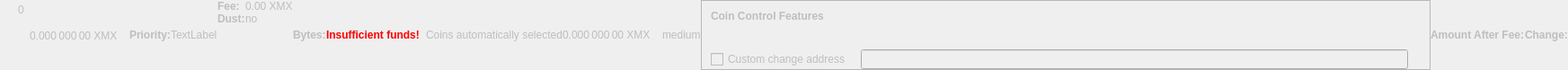
    <widget class="QWidget" name="dummyHideWidget" native="true">
     <property name="enabled">
      <bool>false</bool>
     </property>
     <property name="maximumSize">
      <size>
       <width>100</width>
       <height>22</height>
      </size>
     </property>
     <layout class="QHBoxLayout" name="dummyHideLayout">
      <property name="spacing">
       <number>0</number>
      </property>
      <property name="leftMargin">
       <number>0</number>
      </property>
      <property name="topMargin">
       <number>0</number>
      </property>
      <property name="rightMargin">
       <number>0</number>
      </property>
      <property name="bottomMargin">
       <number>0</number>
      </property>
      <item>
       <layout class="QFormLayout" name="formLayoutCoinControl1">
        <property name="horizontalSpacing">
         <number>10</number>
        </property>
        <property name="verticalSpacing">
         <number>14</number>
        </property>
        <property name="leftMargin">
         <number>10</number>
        </property>
        <property name="topMargin">
         <number>4</number>
        </property>
        <property name="rightMargin">
         <number>6</number>
        </property>
        <item row="0" column="1">
         <widget class="QLabel" name="labelCoinControlBytes">
          <property name="cursor">
           <cursorShape>IBeamCursor</cursorShape>
          </property>
          <property name="contextMenuPolicy">
           <enum>Qt::ActionsContextMenu</enum>
          </property>
          <property name="text">
           <string notr="true">0</string>
          </property>
          <property name="textInteractionFlags">
           <set>Qt::LinksAccessibleByMouse|Qt::TextSelectableByKeyboard|Qt::TextSelectableByMouse</set>
          </property>
         </widget>
        </item>
       </layout>
      </item>
      <item>
       <widget class="QLabel" name="labelCoinControlAfterFee">
        <property name="enabled">
         <bool>false</bool>
        </property>
        <property name="sizePolicy">
         <sizepolicy hsizetype="Fixed" vsizetype="Fixed">
          <horstretch>0</horstretch>
          <verstretch>0</verstretch>
         </sizepolicy>
        </property>
        <property name="minimumSize">
         <size>
          <width>111</width>
          <height>12</height>
         </size>
        </property>
        <property name="maximumSize">
         <size>
          <width>111</width>
          <height>12</height>
         </size>
        </property>
        <property name="cursor">
         <cursorShape>IBeamCursor</cursorShape>
        </property>
        <property name="contextMenuPolicy">
         <enum>Qt::ActionsContextMenu</enum>
        </property>
        <property name="text">
         <string notr="true">0.000 000 00 XMX</string>
        </property>
        <property name="textInteractionFlags">
         <set>Qt::LinksAccessibleByMouse|Qt::TextSelectableByKeyboard|Qt::TextSelectableByMouse</set>
        </property>
       </widget>
      </item>
      <item>
       <widget class="QLabel" name="labelCoinControlPriorityText">
        <property name="enabled">
         <bool>false</bool>
        </property>
        <property name="font">
         <font>
          <weight>75</weight>
          <bold>true</bold>
         </font>
        </property>
        <property name="text">
         <string>Priority:</string>
        </property>
       </widget>
      </item>
      <item>
       <layout class="QHBoxLayout" name="horizontalLayout">
        <item>
         <widget class="QLabel" name="WarningLabel">
          <property name="text">
           <string>TextLabel</string>
          </property>
         </widget>
        </item>
       </layout>
      </item>
      <item>
       <layout class="QFormLayout" name="formLayoutCoinControl3">
        <property name="horizontalSpacing">
         <number>0</number>
        </property>
        <property name="verticalSpacing">
         <number>0</number>
        </property>
        <property name="leftMargin">
         <number>0</number>
        </property>
        <property name="topMargin">
         <number>0</number>
        </property>
        <property name="rightMargin">
         <number>0</number>
        </property>
        <item row="0" column="0">
         <widget class="QLabel" name="labelCoinControlFeeText">
          <property name="enabled">
           <bool>false</bool>
          </property>
          <property name="font">
           <font>
            <weight>75</weight>
            <bold>true</bold>
           </font>
          </property>
          <property name="text">
           <string>Fee:</string>
          </property>
          <property name="margin">
           <number>0</number>
          </property>
         </widget>
        </item>
        <item row="0" column="1">
         <widget class="QLabel" name="labelCoinControlFee">
          <property name="enabled">
           <bool>false</bool>
          </property>
          <property name="cursor">
           <cursorShape>IBeamCursor</cursorShape>
          </property>
          <property name="contextMenuPolicy">
           <enum>Qt::ActionsContextMenu</enum>
          </property>
          <property name="text">
           <string notr="true">0.00 XMX</string>
          </property>
          <property name="textInteractionFlags">
           <set>Qt::LinksAccessibleByMouse|Qt::TextSelectableByKeyboard|Qt::TextSelectableByMouse</set>
          </property>
         </widget>
        </item>
        <item row="1" column="0">
         <widget class="QLabel" name="labelCoinControlLowOutputText">
          <property name="enabled">
           <bool>false</bool>
          </property>
          <property name="font">
           <font>
            <weight>75</weight>
            <bold>true</bold>
           </font>
          </property>
          <property name="text">
           <string>Dust:</string>
          </property>
         </widget>
        </item>
        <item row="1" column="1">
         <widget class="QLabel" name="labelCoinControlLowOutput">
          <property name="enabled">
           <bool>false</bool>
          </property>
          <property name="cursor">
           <cursorShape>IBeamCursor</cursorShape>
          </property>
          <property name="contextMenuPolicy">
           <enum>Qt::ActionsContextMenu</enum>
          </property>
          <property name="text">
           <string>no</string>
          </property>
          <property name="textInteractionFlags">
           <set>Qt::LinksAccessibleByMouse|Qt::TextSelectableByKeyboard|Qt::TextSelectableByMouse</set>
          </property>
         </widget>
        </item>
       </layout>
      </item>
      <item>
       <widget class="QLabel" name="labelCoinControlBytesText">
        <property name="enabled">
         <bool>false</bool>
        </property>
        <property name="font">
         <font>
          <weight>75</weight>
          <bold>true</bold>
         </font>
        </property>
        <property name="text">
         <string>Bytes:</string>
        </property>
       </widget>
      </item>
      <item>
       <layout class="QFormLayout" name="formLayoutCoinControl2">
        <property name="horizontalSpacing">
         <number>0</number>
        </property>
        <property name="verticalSpacing">
         <number>0</number>
        </property>
        <property name="leftMargin">
         <number>0</number>
        </property>
        <property name="topMargin">
         <number>0</number>
        </property>
        <property name="rightMargin">
         <number>0</number>
        </property>
       </layout>
      </item>
      <item>
       <layout class="QHBoxLayout" name="horizontalLayoutCoinControl2">
        <property name="spacing">
         <number>0</number>
        </property>
        <property name="bottomMargin">
         <number>0</number>
        </property>
       </layout>
      </item>
      <item>
       <widget class="QLabel" name="labelCoinControlInsuffFunds">
        <property name="enabled">
         <bool>false</bool>
        </property>
        <property name="minimumSize">
         <size>
          <width>0</width>
          <height>0</height>
         </size>
        </property>
        <property name="font">
         <font>
          <weight>75</weight>
          <bold>true</bold>
         </font>
        </property>
        <property name="styleSheet">
         <string notr="true">color:red;font-weight:bold;</string>
        </property>
        <property name="text">
         <string>Insufficient funds!</string>
        </property>
        <property name="margin">
         <number>5</number>
        </property>
       </widget>
      </item>
      <item>
       <layout class="QFormLayout" name="formLayoutCoinControl4">
        <property name="horizontalSpacing">
         <number>0</number>
        </property>
        <property name="verticalSpacing">
         <number>0</number>
        </property>
        <property name="leftMargin">
         <number>0</number>
        </property>
        <property name="topMargin">
         <number>0</number>
        </property>
        <property name="rightMargin">
         <number>0</number>
        </property>
       </layout>
      </item>
      <item>
       <widget class="QLabel" name="labelCoinControlChangeLabel">
        <property name="enabled">
         <bool>false</bool>
        </property>
        <property name="sizePolicy">
         <sizepolicy hsizetype="Preferred" vsizetype="Expanding">
          <horstretch>0</horstretch>
          <verstretch>0</verstretch>
         </sizepolicy>
        </property>
        <property name="minimumSize">
         <size>
          <width>0</width>
          <height>0</height>
         </size>
        </property>
        <property name="text">
         <string/>
        </property>
        <property name="margin">
         <number>3</number>
        </property>
       </widget>
      </item>
      <item>
       <widget class="QLabel" name="labelCoinControlAutomaticallySelected">
        <property name="enabled">
         <bool>false</bool>
        </property>
        <property name="sizePolicy">
         <sizepolicy hsizetype="Fixed" vsizetype="Fixed">
          <horstretch>0</horstretch>
          <verstretch>0</verstretch>
         </sizepolicy>
        </property>
        <property name="minimumSize">
         <size>
          <width>0</width>
          <height>0</height>
         </size>
        </property>
        <property name="maximumSize">
         <size>
          <width>240</width>
          <height>16777215</height>
         </size>
        </property>
        <property name="text">
         <string>Coins automatically selected</string>
        </property>
        <property name="margin">
         <number>5</number>
        </property>
       </widget>
      </item>
      <item>
       <widget class="QLabel" name="labelCoinControlChange">
        <property name="enabled">
         <bool>false</bool>
        </property>
        <property name="sizePolicy">
         <sizepolicy hsizetype="Fixed" vsizetype="Fixed">
          <horstretch>0</horstretch>
          <verstretch>0</verstretch>
         </sizepolicy>
        </property>
        <property name="minimumSize">
         <size>
          <width>111</width>
          <height>0</height>
         </size>
        </property>
        <property name="maximumSize">
         <size>
          <width>111</width>
          <height>16777215</height>
         </size>
        </property>
        <property name="cursor">
         <cursorShape>IBeamCursor</cursorShape>
        </property>
        <property name="contextMenuPolicy">
         <enum>Qt::ActionsContextMenu</enum>
        </property>
        <property name="text">
         <string notr="true">0.000 000 00 XMX</string>
        </property>
        <property name="textInteractionFlags">
         <set>Qt::LinksAccessibleByMouse|Qt::TextSelectableByKeyboard|Qt::TextSelectableByMouse</set>
        </property>
       </widget>
      </item>
      <item>
       <widget class="QLabel" name="labelCoinControlPriority">
        <property name="enabled">
         <bool>false</bool>
        </property>
        <property name="cursor">
         <cursorShape>IBeamCursor</cursorShape>
        </property>
        <property name="contextMenuPolicy">
         <enum>Qt::ActionsContextMenu</enum>
        </property>
        <property name="text">
         <string>medium</string>
        </property>
        <property name="textInteractionFlags">
         <set>Qt::LinksAccessibleByMouse|Qt::TextSelectableByKeyboard|Qt::TextSelectableByMouse</set>
        </property>
       </widget>
      </item>
      <item>
       <widget class="QFrame" name="frameCoinControl">
        <property name="sizePolicy">
         <sizepolicy hsizetype="Expanding" vsizetype="Expanding">
          <horstretch>0</horstretch>
          <verstretch>0</verstretch>
         </sizepolicy>
        </property>
        <property name="maximumSize">
         <size>
          <width>16777215</width>
          <height>16777215</height>
         </size>
        </property>
        <property name="frameShape">
         <enum>QFrame::StyledPanel</enum>
        </property>
        <property name="frameShadow">
         <enum>QFrame::Sunken</enum>
        </property>
        <layout class="QVBoxLayout" name="verticalLayoutCoinControl2_2">
         <property name="spacing">
          <number>0</number>
         </property>
         <property name="leftMargin">
          <number>0</number>
         </property>
         <property name="topMargin">
          <number>0</number>
         </property>
         <property name="rightMargin">
          <number>0</number>
         </property>
         <property name="bottomMargin">
          <number>0</number>
         </property>
         <item>
          <layout class="QVBoxLayout" name="verticalLayoutCoinControl" stretch="0,0,0,1">
           <property name="spacing">
            <number>0</number>
           </property>
           <property name="leftMargin">
            <number>10</number>
           </property>
           <property name="topMargin">
            <number>10</number>
           </property>
           <item>
            <layout class="QHBoxLayout" name="horizontalLayoutCoinControl1">
             <property name="bottomMargin">
              <number>15</number>
             </property>
             <item>
              <widget class="QLabel" name="labelCoinControlFeatures">
               <property name="enabled">
                <bool>false</bool>
               </property>
               <property name="sizePolicy">
                <sizepolicy hsizetype="Preferred" vsizetype="Maximum">
                 <horstretch>0</horstretch>
                 <verstretch>0</verstretch>
                </sizepolicy>
               </property>
               <property name="font">
                <font>
                 <weight>75</weight>
                 <bold>true</bold>
                </font>
               </property>
               <property name="styleSheet">
                <string notr="true">font-weight:bold;</string>
               </property>
               <property name="text">
                <string>Coin Control Features</string>
               </property>
              </widget>
             </item>
            </layout>
           </item>
           <item>
            <widget class="QWidget" name="widgetCoinControl" native="true">
             <property name="sizePolicy">
              <sizepolicy hsizetype="Preferred" vsizetype="Preferred">
               <horstretch>0</horstretch>
               <verstretch>0</verstretch>
              </sizepolicy>
             </property>
             <property name="minimumSize">
              <size>
               <width>0</width>
               <height>0</height>
              </size>
             </property>
             <property name="styleSheet">
              <string notr="true"/>
             </property>
             <layout class="QHBoxLayout" name="horizontalLayoutCoinControl5_2">
              <property name="leftMargin">
               <number>0</number>
              </property>
              <property name="topMargin">
               <number>0</number>
              </property>
              <property name="rightMargin">
               <number>0</number>
              </property>
              <property name="bottomMargin">
               <number>0</number>
              </property>
              <item>
               <layout class="QHBoxLayout" name="horizontalLayoutCoinControl3">
                <property name="spacing">
                 <number>20</number>
                </property>
                <property name="topMargin">
                 <number>0</number>
                </property>
                <property name="bottomMargin">
                 <number>10</number>
                </property>
               </layout>
              </item>
             </layout>
            </widget>
           </item>
           <item>
            <layout class="QHBoxLayout" name="horizontalLayoutCoinControl4" stretch="0,0,0">
             <property name="spacing">
              <number>12</number>
             </property>
             <property name="sizeConstraint">
              <enum>QLayout::SetDefaultConstraint</enum>
             </property>
             <property name="topMargin">
              <number>5</number>
             </property>
             <property name="rightMargin">
              <number>5</number>
             </property>
             <item>
              <widget class="QCheckBox" name="checkBoxCoinControlChange">
               <property name="enabled">
                <bool>false</bool>
               </property>
               <property name="toolTip">
                <string>If this is activated, but the change address is empty or invalid, change will be sent to a newly generated address.</string>
               </property>
               <property name="text">
                <string>Custom change address</string>
               </property>
              </widget>
             </item>
             <item>
              <widget class="QValidatedLineEdit" name="lineEditCoinControlChange">
               <property name="enabled">
                <bool>false</bool>
               </property>
               <property name="sizePolicy">
                <sizepolicy hsizetype="Expanding" vsizetype="Fixed">
                 <horstretch>0</horstretch>
                 <verstretch>0</verstretch>
                </sizepolicy>
               </property>
              </widget>
             </item>
             <item>
              <widget class="QLabel" name="labelCoinControlChangeLabel_2">
               <property name="sizePolicy">
                <sizepolicy hsizetype="Preferred" vsizetype="Expanding">
                 <horstretch>0</horstretch>
                 <verstretch>0</verstretch>
                </sizepolicy>
               </property>
               <property name="minimumSize">
                <size>
                 <width>0</width>
                 <height>0</height>
                </size>
               </property>
               <property name="text">
                <string/>
               </property>
               <property name="margin">
                <number>3</number>
               </property>
              </widget>
             </item>
            </layout>
           </item>
           <item>
            <spacer name="verticalSpacerCoinControl">
             <property name="orientation">
              <enum>Qt::Vertical</enum>
             </property>
             <property name="sizeHint" stdset="0">
              <size>
               <width>800</width>
               <height>1</height>
              </size>
             </property>
            </spacer>
           </item>
          </layout>
         </item>
        </layout>
       </widget>
      </item>
      <item>
       <widget class="QLabel" name="labelCoinControlAfterFeeText">
        <property name="enabled">
         <bool>false</bool>
        </property>
        <property name="minimumSize">
         <size>
          <width>0</width>
          <height>0</height>
         </size>
        </property>
        <property name="maximumSize">
         <size>
          <width>16777215</width>
          <height>16777215</height>
         </size>
        </property>
        <property name="font">
         <font>
          <weight>75</weight>
          <bold>true</bold>
         </font>
        </property>
        <property name="text">
         <string>Amount After Fee:</string>
        </property>
        <property name="alignment">
         <set>Qt::AlignLeading|Qt::AlignLeft|Qt::AlignVCenter</set>
        </property>
        <property name="margin">
         <number>0</number>
        </property>
       </widget>
      </item>
      <item>
       <widget class="QLabel" name="labelCoinControlChangeText">
        <property name="enabled">
         <bool>false</bool>
        </property>
        <property name="sizePolicy">
         <sizepolicy hsizetype="Preferred" vsizetype="Preferred">
          <horstretch>0</horstretch>
          <verstretch>0</verstretch>
         </sizepolicy>
        </property>
        <property name="minimumSize">
         <size>
          <width>0</width>
          <height>0</height>
         </size>
        </property>
        <property name="maximumSize">
         <size>
          <width>16777215</width>
          <height>16777215</height>
         </size>
        </property>
        <property name="font">
         <font>
          <weight>75</weight>
          <bold>true</bold>
         </font>
        </property>
        <property name="text">
         <string>Change:</string>
        </property>
        <property name="alignment">
         <set>Qt::AlignLeading|Qt::AlignLeft|Qt::AlignVCenter</set>
        </property>
       </widget>
      </item>
     </layout>
    </widget>
